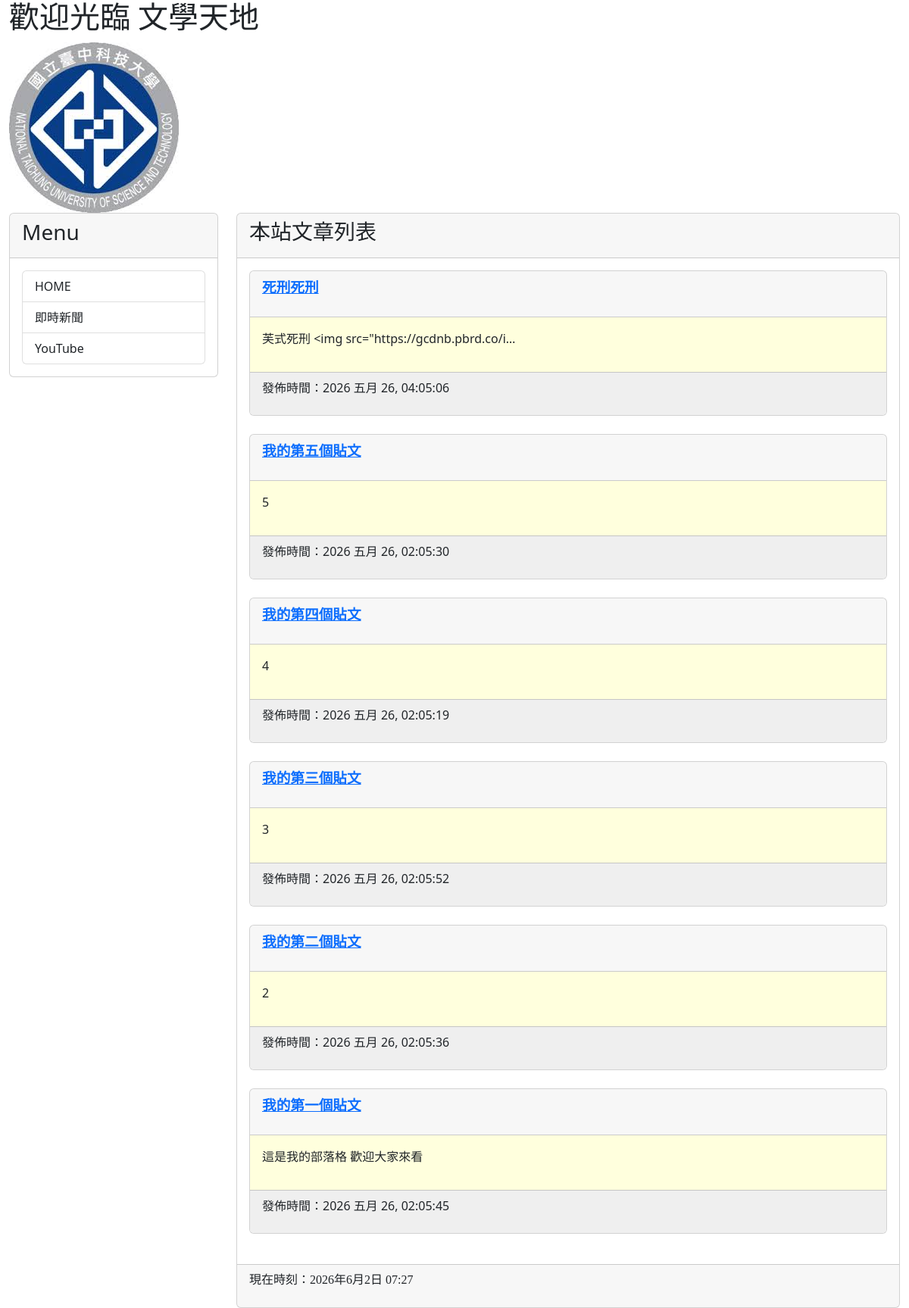
The page / on the database its author committed.
### mysite/models.py (models this page shows, shortened)
class Post(models.Model):
    title = models.CharField(max_length=200)
    slug = models.CharField(max_length=200)
    body = models.TextField()
    pub_date = models.DateTimeField(auto_now_add=True)
    class Meta:
        ordering = ('-pub_date',)

### mysite/views.py (the view)
# urls.py: path('', homepage),
def homepage(request):
    posts = Post.objects.all()
    now = datetime.now()
    return render(request, 'index.html', locals())

### templates/index.html (shortened to what this page needs)
{% extends 'base.html' %}
{% block headmessage %}
    <h3 style='font-family:標楷體;'>本站文章列表</a>
{% endblock %}
{% block content %}
 {% for post in posts %}
    <div class='card'>
        <div class='card-header'>
            <p style='font-family:微軟正黑體;font-size:14pt;font-weight:bold;'>
                <a href='/post/{{post.slug}}'>{{ post.title }}</a>
            </p>
        </div>
        <div class='card-body' style='background-color:#ffffdd'>
            <p>
               {{ post.body | truncatechars:40 }}
            </p>
        </div>
        <div class='card-footer'  style='background-color:#efefef'>
            <p>
                發佈時間：{{ post.pub_date | date:"Y M d, h:m:s"}}
            </p>
        </div>
    </div>
    <br>
    {% endfor %}
{% endblock %}

### templates/base.html (shortened to what this page needs)
<!DOCTYPE html>
<html>
<head>
    <link href="https://cdn.jsdelivr.net/npm/bootstrap@5.2.2/dist/css/bootstrap.min.css" rel="stylesheet">
</head>
<body>
    <div class="container-fluid">
        {% include 'header.html' %}
        <div class="row">
            <div class="col-sm-3 col-md-3">
                <div class="card">
                    <div class="card-header">
                        <h3>Menu</h3>
                    </div>
                    <div class="card-body">
                        <div class='list-group'>
                            <a href='/' class='list-group-item'>HOME</a>
                            <a href='https://google.com/news' class='list-group-item'>即時新聞</a>
                            <a href='https://youtube.com/' class='list-group-item'>YouTube</a>
                        </div>
                    </div>
                </div>
            </div>
 <div class="col-sm-9 col-md-9">
                <div class="card">
                    <div class="card-header">
                        {% block headmessage %}
                        {% endblock %}
                    </div>
                    <div class="card-body">
                        {% block content %} {% endblock %}
                    </div>
                    <div class="card-footer">
                        {% include 'footer.html' %}
                    </div>
                </div>
            </div>
        </div>
    </div>
</body>
</html>

### templates/header.html
<h1 style="font-family:微軟正黑體;">歡迎光臨 文學天地</h1>
{% load static %}
<div class='well'>
    <img src="{% static 'images/logo.png' %}">
</div>

### templates/footer.html
{% block footer %}
    {% if now %}
    <p style='font-family:微軟正黑體;'>現在時刻：{{ now }}</p>
    {% else %}
    <p style='font-family:微軟正黑體;'>本文內容取自網路，如有侵權請來信通知下架...</p>
    {% endif %}
{% endblock %}

### rows shown on the page
Post: title "死刑死刑", body "芙式死刑 <img src=\"https://gcdnb.pbrd.co/i…", pub_date "2026 五月 26, 04:05:06"
Post: title "我的第五個貼文", body "5", pub_date "2026 五月 26, 02:05:30"
Post: title "我的第四個貼文", body "4", pub_date "2026 五月 26, 02:05:19"
Post: title "我的第三個貼文", body "3", pub_date "2026 五月 26, 02:05:52"
Post: title "我的第二個貼文", body "2", pub_date "2026 五月 26, 02:05:36"
Post: title "我的第一個貼文", body "這是我的部落格 歡迎大家來看", pub_date "2026 五月 26, 02:05:45"
